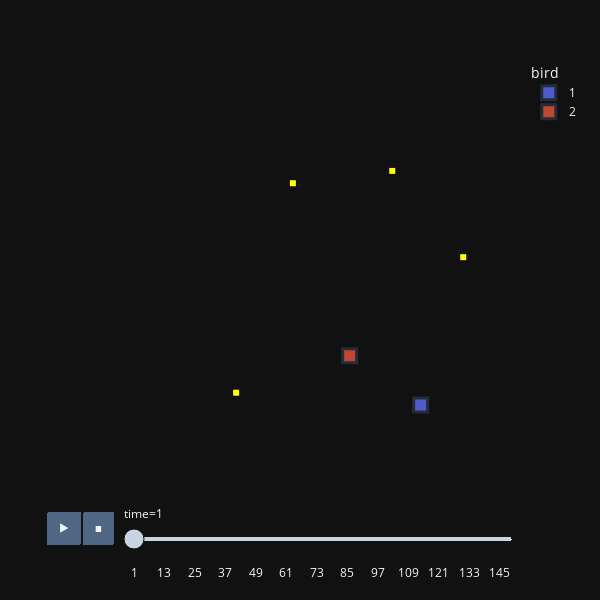

The notebook cell this image was saved under:
### Code cell
communicators = ft.object_from_data(sim.all_birdsDF, sim.all_rewardsDF)
ft.animate_birds(communicators, plot_rewards=True,
                  width = 600, height = 600, point_size = 10)

### Figure 1 — Plotly figure (JSON) as saved in the notebook; plotly's stock layout.template omitted (floating-point values rounded to 4 significant figures)
{"data": [{"hovertemplate": "bird=1<br>time=1<br>x=%{x}<br>y=%{y}<extra></extra>", "legendgroup": "1", "marker": {"color": "#636efa", "line": {"width": 3}, "opacity": 0.8, "size": 14, "symbol": "square"}, "mode": "markers", "name": "1", "orientation": "v", "showlegend": true, "type": "scatter", "x": [23], "xaxis": "x", "y": [2], "yaxis": "y"}, {"hovertemplate": "bird=2<br>time=1<br>x=%{x}<br>y=%{y}<extra></extra>", "legendgroup": "2", "marker": {"color": "#EF553B", "line": {"width": 3}, "opacity": 0.8, "size": 14, "symbol": "square"}, "mode": "markers", "name": "2", "orientation": "v", "showlegend": true, "type": "scatter", "x": [18], "xaxis": "x", "y": [6], "yaxis": "y"}, {"hovertemplate": "bird=reward<br>time=1<br>x=%{x}<br>y=%{y}<extra></extra>", "legendgroup": "reward", "marker": {"color": "yellow", "symbol": "square"}, "mode": "markers", "name": "reward", "orientation": "v", "showlegend": false, "type": "scatter", "x": [10, 26, 14, 21], "xaxis": "x", "y": [3, 14, 20, 21], "yaxis": "y"}], "layout": {"autosize": false, "height": 600, "legend": {"title": {"text": "bird"}, "tracegroupgap": 0}, "margin": {"t": 60}, "sliders": [{"active": 0, "currentvalue": {"prefix": "time="}, "len": 0.9, "pad": {"b": 10, "t": 60}, "steps": [{"args": [["1"], {"frame": {"duration": 0, "redraw": false}, "fromcurrent": true, "mode": "immediate", "transition": {"duration": 0, "easing": "linear"}}], "label": "1", "method": "animate"}, {"args": [["2"], {"frame": {"duration": 0, "redraw": false}, "fromcurrent": true, "mode": "immediate", "transition": {"duration": 0, "easing": "linear"}}], "label": "2", "method": "animate"}, {"args": [["3"], {"frame": {"duration": 0, "redraw": false}, "fromcurrent": true, "mode": "immediate", "transition": {"duration": 0, "easing": "linear"}}], "label": "3", "method": "animate"}, {"args": [["4"], {"frame": {"duration": 0, "redraw": false}, "fromcurrent": true, "mode": "immediate", "transition": {"duration": 0, "easing": "linear"}}], "label": "4", "method": "animate"}, {"args": [["5"], {"frame": {"duration": 0, "redraw": false}, "fromcurrent": true, "mode": "immediate", "transition": {"duration": 0, "easing": "linear"}}], "label": "5", "method": "animate"}, {"args": [["6"], {"frame": {"duration": 0, "redraw": false}, "fromcurrent": true, "mode": "immediate", "transition": {"duration": 0, "easing": "linear"}}], "label": "6", "method": "animate"}, {"args": [["7"], {"frame": {"duration": 0, "redraw": false}, "fromcurrent": true, "mode": "immediate", "transition": {"duration": 0, "easing": "linear"}}], "label": "7", "method": "animate"}, {"args": [["8"], {"frame": {"duration": 0, "redraw": false}, "fromcurrent": true, "mode": "immediate", "transition": {"duration": 0, "easing": "linear"}}], "label": "8", "method": "animate"}, {"args": [["9"], {"frame": {"duration": 0, "redraw": false}, "fromcurrent": true, "mode": "immediate", "transition": {"duration": 0, "easing": "linear"}}], "label": "9", "method": "animate"}, {"args": [["10"], {"frame": {"duration": 0, "redraw": false}, "fromcurrent": true, "mode": "immediate", "transition": {"duration": 0, "easing": "linear"}}], "label": "10", "method": "animate"}, {"args": [["11"], {"frame": {"duration": 0, "redraw": false}, "fromcurrent": true, "mode": "immediate", "transition": {"duration": 0, "easing": "linear"}}], "label": "11", "method": "animate"}, {"args": [["12"], {"frame": {"duration": 0, "redraw": false}, "fromcurrent": true, "mode": "immediate", "transition": {"duration": 0, "easing": "linear"}}], "label": "12", "method": "animate"}, {"args": [["13"], {"frame": {"duration": 0, "redraw": false}, "fromcurrent": true, "mode": "immediate", "transition": {"duration": 0, "easing": "linear"}}], "label": "13", "method": "animate"}, {"args": [["14"], {"frame": {"duration": 0, "redraw": false}, "fromcurrent": true, "mode": "immediate", "transition": {"duration": 0, "easing": "linear"}}], "label": "14", "method": "animate"}, {"args": [["15"], {"frame": {"duration": 0, "redraw": false}, "fromcurrent": true, "mode": "immediate", "transition": {"duration": 0, "easing": "linear"}}], "label": "15", "method": "animate"}, {"args": [["16"], {"frame": {"duration": 0, "redraw": false}, "fromcurrent": true, "mode": "immediate", "transition": {"duration": 0, "easing": "linear"}}], "label": "16", "method": "animate"}, {"args": [["17"], {"frame": {"duration": 0, "redraw": false}, "fromcurrent": true, "mode": "immediate", "transition": {"duration": 0, "easing": "linear"}}], "label": "17", "method": "animate"}, {"args": [["18"], {"frame": {"duration": 0, "redraw": false}, "fromcurrent": true, "mode": "immediate", "transition": {"duration": 0, "easing": "linear"}}], "label": "18", "method": "animate"}, {"args": [["19"], {"frame": {"duration": 0, "redraw": false}, "fromcurrent": true, "mode": "immediate", "transition": {"duration": 0, "easing": "linear"}}], "label": "19", "method": "animate"}, {"args": [["20"], {"frame": {"duration": 0, "redraw": false}, "fromcurrent": true, "mode": "immediate", "transition": {"duration": 0, "easing": "linear"}}], "label": "20", "method": "animate"}, {"args": [["21"], {"frame": {"duration": 0, "redraw": false}, "fromcurrent": true, "mode": "immediate", "transition": {"duration": 0, "easing": "linear"}}], "label": "21", "method": "animate"}, {"args": [["22"], {"frame": {"duration": 0, "redraw": false}, "fromcurrent": true, "mode": "immediate", "transition": {"duration": 0, "easing": "linear"}}], "label": "22", "method": "animate"}, {"args": [["23"], {"frame": {"duration": 0, "redraw": false}, "fromcurrent": true, "mode": "immediate", "transition": {"duration": 0, "easing": "linear"}}], "label": "23", "method": "animate"}, {"args": [["24"], {"frame": {"duration": 0, "redraw": false}, "fromcurrent": true, "mode": "immediate", "transition": {"duration": 0, "easing": "linear"}}], "label": "24", "method": "animate"}, {"args": [["25"], {"frame": {"duration": 0, "redraw": false}, "fromcurrent": true, "mode": "immediate", "transition": {"duration": 0, "easing": "linear"}}], "label": "25", "method": "animate"}, {"args": [["26"], {"frame": {"duration": 0, "redraw": false}, "fromcurrent": true, "mode": "immediate", "transition": {"duration": 0, "easing": "linear"}}], "label": "26", "method": "animate"}, {"args": [["27"], {"frame": {"duration": 0, "redraw": false}, "fromcurrent": true, "mode": "immediate", "transition": {"duration": 0, "easing": "linear"}}], "label": "27", "method": "animate"}, {"args": [["28"], {"frame": {"duration": 0, "redraw": false}, "fromcurrent": true, "mode": "immediate", "transition": {"duration": 0, "easing": "linear"}}], "label": "28", "method": "animate"}, {"args": [["29"], {"frame": {"duration": 0, "redraw": false}, "fromcurrent": true, "mode": "immediate", "transition": {"duration": 0, "easing": "linear"}}], "label": "29", "method": "animate"}, {"args": [["30"], {"frame": {"duration": 0, "redraw": false}, "fromcurrent": true, "mode": "immediate", "transition": {"duration": 0, "easing": "linear"}}], "label": "30", "method": "animate"}, {"args": [["31"], {"frame": {"duration": 0, "redraw": false}, "fromcurrent": true, "mode": "immediate", "transition": {"duration": 0, "easing": "linear"}}], "label": "31", "method": "animate"}, {"args": [["32"], {"frame": {"duration": 0, "redraw": false}, "fromcurrent": true, "mode": "immediate", "transition": {"duration": 0, "easing": "linear"}}], "label": "32", "method": "animate"}, {"args": [["33"], {"frame": {"duration": 0, "redraw": false}, "fromcurrent": true, "mode": "immediate", "transition": {"duration": 0, "easing": "linear"}}], "label": "33", "method": "animate"}, {"args": [["34"], {"frame": {"duration": 0, "redraw": false}, "fromcurrent": true, "mode": "immediate", "transition": {"duration": 0, "easing": "linear"}}], "label": "34", "method": "animate"}, {"args": [["35"], {"frame": {"duration": 0, "redraw": false}, "fromcurrent": true, "mode": "immediate", "transition": {"duration": 0, "easing": "linear"}}], "label": "35", "method": "animate"}, {"args": [["36"], {"frame": {"duration": 0, "redraw": false}, "fromcurrent": true, "mode": "immediate", "transition": {"duration": 0, "easing": "linear"}}], "label": "36", "method": "animate"}, {"args": [["37"], {"frame": {"duration": 0, "redraw": false}, "fromcurrent": true, "mode": "immediate", "transition": {"duration": 0, "easing": "linear"}}], "label": "37", "method": "animate"}, {"args": [["38"], {"frame": {"duration": 0, "redraw": false}, "fromcurrent": true, "mode": "immediate", "transition": {"duration": 0, "easing": "linear"}}], "label": "38", "method": "animate"}, {"args": [["39"], {"frame": {"duration": 0, "redraw": false}, "fromcurrent": true, "mode": "immediate", "transition": {"duration": 0, "easing": "linear"}}], "label": "39", "method": "animate"}, {"args": [["40"], {"frame": {"duration": 0, "redraw": false}, "fromcurrent": true, "mode": "immediate", "transition": {"duration": 0, "easing": "linear"}}], "label": "40", "method": "animate"}, {"args": [["41"], {"frame": {"duration": 0, "redraw": false}, "fromcurrent": true, "mode": "immediate", "transition": {"duration": 0, "easing": "linear"}}], "label": "41", "method": "animate"}, {"args": [["42"], {"frame": {"duration": 0, "redraw": false}, "fromcurrent": true, "mode": "immediate", "transition": {"duration": 0, "easing": "linear"}}], "label": "42", "method": "animate"}, {"args": [["43"], {"frame": {"duration": 0, "redraw": false}, "fromcurrent": true, "mode": "immediate", "transition": {"duration": 0, "easing": "linear"}}], "label": "43", "method": "animate"}, {"args": [["44"], {"frame": {"duration": 0, "redraw": false}, "fromcurrent": true, "mode": "immediate", "transition": {"duration": 0, "easing": "linear"}}], "label": "44", "method": "animate"}, {"args": [["45"], {"frame": {"duration": 0, "redraw": false}, "fromcurrent": true, "mode": "immediate", "transition": {"duration": 0, "easing": "linear"}}], "label": "45", "method": "animate"}, {"args": [["46"], {"frame": {"duration": 0, "redraw": false}, "fromcurrent": true, "mode": "immediate", "transition": {"duration": 0, "easing": "linear"}}], "label": "46", "method": "animate"}, {"args": [["47"], {"frame": {"duration": 0, "redraw": false}, "fromcurrent": true, "mode": "immediate", "transition": {"duration": 0, "easing": "linear"}}], "label": "47", "method": "animate"}, {"args": [["48"], {"frame": {"duration": 0, "redraw": false}, "fromcurrent": true, "mode": "immediate", "transition": {"duration": 0, "easing": "linear"}}], "label": "48", "method": "animate"}, {"args": [["49"], {"frame": {"duration": 0, "redraw": false}, "fromcurrent": true, "mode": "immediate", "transition": {"duration": 0, "easing": "linear"}}], "label": "49", "method": "animate"}, {"args": [["50"], {"frame": {"duration": 0, "redraw": false}, "fromcurrent": true, "mode": "immediate", "transition": {"duration": 0, "easing": "linear"}}], "label": "50", "method": "animate"}, {"args": [["51"], {"frame": {"duration": 0, "redraw": false}, "fromcurrent": true, "mode": "immediate", "transition": {"duration": 0, "easing": "linear"}}], "label": "51", "method": "animate"}, {"args": [["52"], {"frame": {"duration": 0, "redraw": false}, "fromcurrent": true, "mode": "immediate", "transition": {"duration": 0, "easing": "linear"}}], "label": "52", "method": "animate"}, {"args": [["53"], {"frame": {"duration": 0, "redraw": false}, "fromcurrent": true, "mode": "immediate", "transition": {"duration": 0, "easing": "linear"}}], "label": "53", "method": "animate"}, {"args": [["54"], {"frame": {"duration": 0, "redraw": false}, "fromcurrent": true, "mode": "immediate", "transition": {"duration": 0, "easing": "linear"}}], "label": "54", "method": "animate"}, {"args": [["55"], {"frame": {"duration": 0, "redraw": false}, "fromcurrent": true, "mode": "immediate", "transition": {"duration": 0, "easing": "linear"}}], "label": "55", "method": "animate"}, {"args": [["56"], {"frame": {"duration": 0, "redraw": false}, "fromcurrent": true, "mode": "immediate", "transition": {"duration": 0, "easing": "linear"}}], "label": "56", "method": "animate"}, {"args": [["57"], {"frame": {"duration": 0, "redraw": false}, "fromcurrent": true, "mode": "immediate", "transition": {"duration": 0, "easing": "linear"}}], "label": "57", "method": "animate"}, {"args": [["58"], {"frame": {"duration": 0, "redraw": false}, "fromcurrent": true, "mode": "immediate", "transition": {"duration": 0, "easing": "linear"}}], "label": "58", "method": "animate"}, {"args": [["59"], {"frame": {"duration": 0, "redraw": false}, "fromcurrent": true, "mode": "immediate", "transition": {"duration": 0, "easing": "linear"}}], "label": "59", "method": "animate"}, {"args": [["60"], {"frame": {"duration": 0, "redraw": false}, "fromcurrent": true, "mode": "immediate", "transition": {"duration": 0, "easing": "linear"}}], "label": "60", "method": "animate"}, {"args": [["61"], {"frame": {"duration": 0, "redraw": false}, "fromcurrent": true, "mode": "immediate", "transition": {"duration": 0, "easing": "linear"}}], "label": "61", "method": "animate"}, {"args": [["62"], {"frame": {"duration": 0, "redraw": false}, "fromcurrent": true, "mode": "immediate", "transition": {"duration": 0, "easing": "linear"}}], "label": "62", "method": "animate"}, {"args": [["63"], {"frame": {"duration": 0, "redraw": false}, "fromcurrent": true, "mode": "immediate", "transition": {"duration": 0, "easing": "linear"}}], "label": "63", "method": "animate"}, {"args": [["64"], {"frame": {"duration": 0, "redraw": false}, "fromcurrent": true, "mode": "immediate", "transition": {"duration": 0, "easing": "linear"}}], "label": "64", "method": "animate"}, {"args": [["65"], {"frame": {"duration": 0, "redraw": false}, "fromcurrent": true, "mode": "immediate", "transition": {"duration": 0, "easing": "linear"}}], "label": "65", "method": "animate"}, {"args": [["66"], {"frame": {"duration": 0, "redraw": false}, "fromcurrent": true, "mode": "immediate", "transition": {"duration": 0, "easing": "linear"}}], "label": "66", "method": "animate"}, {"args": [["67"], {"frame": {"duration": 0, "redraw": false}, "fromcurrent": true, "mode": "immediate", "transition": {"duration": 0, "easing": "linear"}}], "label": "67", "method": "animate"}, {"args": [["68"], {"frame": {"duration": 0, "redraw": false}, "fromcurrent": true, "mode": "immediate", "transition": {"duration": 0, "easing": "linear"}}], "label": "68", "method": "animate"}, {"args": [["69"], {"frame": {"duration": 0, "redraw": false}, "fromcurrent": true, "mode": "immediate", "transition": {"duration": 0, "easing": "linear"}}], "label": "69", "method": "animate"}, {"args": [["70"], {"frame": {"duration": 0, "redraw": false}, "fromcurrent": true, "mode": "immediate", "transition": {"duration": 0, "easing": "linear"}}], "label": "70", "method": "animate"}, {"args": [["71"], {"frame": {"duration": 0, "redraw": false}, "fromcurrent": true, "mode": "immediate", "transition": {"duration": 0, "easing": "linear"}}], "label": "71", "method": "animate"}, {"args": [["72"], {"frame": {"duration": 0, "redraw": false}, "fromcurrent": true, "mode": "immediate", "transition": {"duration": 0, "easing": "linear"}}], "label": "72", "method": "animate"}, {"args": [["73"], {"frame": {"duration": 0, "redraw": false}, "fromcurrent": true, "mode": "immediate", "transition": {"duration": 0, "easing": "linear"}}], "label": "73", "method": "animate"}, {"args": [["74"], {"frame": {"duration": 0, "redraw": false}, "fromcurrent": true, "mode": "immediate", "transition": {"duration": 0, "easing": "linear"}}], "label": "74", "method": "animate"}, {"args": [["75"], {"frame": {"duration": 0, "redraw": false}, "fromcurrent": true, "mode": "immediate", "transition": {"duration": 0, "easing": "linear"}}], "label": "75", "method": "animate"}, {"args": [["76"], {"frame": {"duration": 0, "redraw": false}, "fromcurrent": true, "mode": "immediate", "transition": {"duration": 0, "easing": "linear"}}], "label": "76", "method": "animate"}, {"args": [["77"], {"frame": {"duration": 0, "redraw": false}, "fromcurrent": true, "mode": "immediate", "transition": {"duration": 0, "easing": "linear"}}], "label": "77", "method": "animate"}, {"args": [["78"], {"frame": {"duration": 0, "redraw": false}, "fromcurrent": true, "mode": "immediate", "transition": {"duration": 0, "easing": "linear"}}], "label": "78", "method": "animate"}, {"args": [["79"], {"frame": {"duration": 0, "redraw": false}, "fromcurrent": true, "mode": "immediate", "transition": {"duration": 0, "easing": "linear"}}], "label": "79", "method": "animate"}, {"args": [["80"], {"frame": {"duration": 0, "redraw": false}, "fromcurrent": true, "mode": "immediate", "transition": {"duration": 0, "easing": "linear"}}], "label": "80", "method": "animate"}, {"args": [["81"], {"frame": {"duration": 0, "redraw": false}, "fromcurrent": true, "mode": "immediate", "transition": {"duration": 0, "easing": "linear"}}], "label": "81", "method": "animate"}, {"args": [["82"], {"frame": {"duration": 0, "redraw": false}, "fromcurrent": true, "mode": "immediate", "transition": {"duration": 0, "easing": "linear"}}], "label": "82", "method": "animate"}, {"args": [["83"], {"frame": {"duration": 0, "redraw": false}, "fromcurrent": true, "mode": "immediate", "transition": {"duration": 0, "easing": "linear"}}], "label": "83", "method": "animate"}, {"args": [["84"], {"frame": {"duration": 0, "redraw": false}, "fromcurrent": true, "mode": "immediate", "transition": {"duration": 0, "easing": "linear"}}], "label": "84", "method": "animate"}, {"args": [["85"], {"frame": {"duration": 0, "redraw": false}, "fromcurrent": true, "mode": "immediate", "transition": {"duration": 0, "easing": "linear"}}], "label": "85", "method": "animate"}, {"args": [["86"], {"frame": {"duration": 0, "redraw": false}, "fromcurrent": true, "mode": "immediate", "transition": {"duration": 0, "easing": "linear"}}], "label": "86", "method": "animate"}, {"args": [["87"], {"frame": {"duration": 0, "redraw": false}, "fromcurrent": true, "mode": "immediate", "transition": {"duration": 0, "easing": "linear"}}], "label": "87", "method": "animate"}, {"args": [["88"], {"frame": {"duration": 0, "redraw": false}, "fromcurrent": true, "mode": "immediate", "transition": {"duration": 0, "easing": "linear"}}], "label": "88", "method": "animate"}, {"args": [["89"], {"frame": {"duration": 0, "redraw": false}, "fromcurrent": true, "mode": "immediate", "transition": {"duration": 0, "easing": "linear"}}], "label": "89", "method": "animate"}, {"args": [["90"], {"frame": {"duration": 0, "redraw": false}, "fromcurrent": true, "mode": "immediate", "transition": {"duration": 0, "easing": "linear"}}], "label": "90", "method": "animate"}, {"args": [["91"], {"frame": {"duration": 0, "redraw": false}, "fromcurrent": true, "mode": "immediate", "transition": {"duration": 0, "easing": "linear"}}], "label": "91", "method": "animate"}, {"args": [["92"], {"frame": {"duration": 0, "redraw": false}, "fromcurrent": true, "mode": "immediate", "transition": {"duration": 0, "easing": "linear"}}], "label": "92", "method": "animate"}, {"args": [["93"], {"frame": {"duration": 0, "redraw": false}, "fromcurrent": true, "mode": "immediate", "transition": {"duration": 0, "easing": "linear"}}], "label": "93", "method": "animate"}, {"args": [["94"], {"frame": {"duration": 0, "redraw": false}, "fromcurrent": true, "mode": "immediate", "transition": {"duration": 0, "easing": "linear"}}], "label": "94", "method": "animate"}, {"args": [["95"], {"frame": {"duration": 0, "redraw": false}, "fromcurrent": true, "mode": "immediate", "transition": {"duration": 0, "easing": "linear"}}], "label": "95", "method": "animate"}, {"args": [["96"], {"frame": {"duration": 0, "redraw": false}, "fromcurrent": true, "mode": "immediate", "transition": {"duration": 0, "easing": "linear"}}], "label": "96", "method": "animate"}, {"args": [["97"], {"frame": {"duration": 0, "redraw": false}, "fromcurrent": true, "mode": "immediate", "transition": {"duration": 0, "easing": "linear"}}], "label": "97", "method": "animate"}, {"args": [["98"], {"frame": {"duration": 0, "redraw": false}, "fromcurrent": true, "mode": "immediate", "transition": {"duration": 0, "easing": "linear"}}], "label": "98", "method": "animate"}, {"args": [["99"], {"frame": {"duration": 0, "redraw": false}, "fromcurrent": true, "mode": "immediate", "transition": {"duration": 0, "easing": "linear"}}], "label": "99", "method": "animate"}, {"args": [["100"], {"frame": {"duration": 0, "redraw": false}, "fromcurrent": true, "mode": "immediate", "transition": {"duration": 0, "easing": "linear"}}], "label": "100", "method": "animate"}, {"args": [["101"], {"frame": {"duration": 0, "redraw": false}, "fromcurrent": true, "mode": "immediate", "transition": {"duration": 0, "easing": "linear"}}], "label": "101", "method": "animate"}, {"args": [["102"], {"frame": {"duration": 0, "redraw": false}, "fromcurrent": true, "mode": "immediate", "transition": {"duration": 0, "easing": "linear"}}], "label": "102", "method": "animate"}, {"args": [["103"], {"frame": {"duration": 0, "redraw": false}, "fromcurrent": true, "mode": "immediate", "transition": {"duration": 0, "easing": "linear"}}], "label": "103", "method": "animate"}, {"args": [["104"], {"frame": {"duration": 0, "redraw": false}, "fromcurrent": true, "mode": "immediate", "transition": {"duration": 0, "easing": "linear"}}], "label": "104", "method": "animate"}, {"args": [["105"], {"frame": {"duration": 0, "redraw": false}, "fromcurrent": true, "mode": "immediate", "transition": {"duration": 0, "easing": "linear"}}], "label": "105", "method": "animate"}, {"args": [["106"], {"frame": {"duration": 0, "redraw": false}, "fromcurrent": true, "mode": "immediate", "transition": {"duration": 0, "easing": "linear"}}], "label": "106", "method": "animate"}, {"args": [["107"], {"frame": {"duration": 0, "redraw": false}, "fromcurrent": true, "mode": "immediate", "transition": {"duration": 0, "easing": "linear"}}], "label": "107", "method": "animate"}, {"args": [["108"], {"frame": {"duration": 0, "redraw": false}, "fromcurrent": true, "mode": "immediate", "transition": {"duration": 0, "easing": "linear"}}], "label": "108", "method": "animate"}, {"args": [["109"], {"frame": {"duration": 0, "redraw": false}, "fromcurrent": true, "mode": "immediate", "transition": {"duration": 0, "easing": "linear"}}], "label": "109", "method": "animate"}, {"args": [["110"], {"frame": {"duration": 0, "redraw": false}, "fromcurrent": true, "mode": "immediate", "transition": {"duration": 0, "easing": "linear"}}], "label": "110", "method": "animate"}, {"args": [["111"], {"frame": {"duration": 0, "redraw": false}, "fromcurrent": true, "mode": "immediate", "transition": {"duration": 0, "easing": "linear"}}], "label": "111", "method": "animate"}, {"args": [["112"], {"frame": {"duration": 0, "redraw": false}, "fromcurrent": true, "mode": "immediate", "transition": {"duration": 0, "easing": "linear"}}], "label": "112", "method": "animate"}, {"args": [["113"], {"frame": {"duration": 0, "redraw": false}, "fromcurrent": true, "mode": "immediate", "transition": {"duration": 0, "easing": "linear"}}], "label": "113", "method": "animate"}, {"args": [["114"], {"frame": {"duration": 0, "redraw": false}, "fromcurrent": true, "mode": "immediate", "transition": {"duration": 0, "easing": "linear"}}], "label": "114", "method": "animate"}, {"args": [["115"], {"frame": {"duration": 0, "redraw": false}, "fromcurrent": true, "mode": "immediate", "transition": {"duration": 0, "easing": "linear"}}], "label": "115", "method": "animate"}, {"args": [["116"], {"frame": {"duration": 0, "redraw": false}, "fromcurrent": true, "mode": "immediate", "transition": {"duration": 0, "easing": "linear"}}], "label": "116", "method": "animate"}, {"args": [["117"], {"frame": {"duration": 0, "redraw": false}, "fromcurrent": true, "mode": "immediate", "transition": {"duration": 0, "easing": "linear"}}], "label": "117", "method": "animate"}, {"args": [["118"], {"frame": {"duration": 0, "redraw": false}, "fromcurrent": true, "mode": "immediate", "transition": {"duration": 0, "easing": "linear"}}], "label": "118", "method": "animate"}, {"args": [["119"], {"frame": {"duration": 0, "redraw": false}, "fromcurrent": true, "mode": "immediate", "transition": {"duration": 0, "easing": "linear"}}], "label": "119", "method": "animate"}, {"args": [["120"], {"frame": {"duration": 0, "redraw": false}, "fromcurrent": true, "mode": "immediate", "transition": {"duration": 0, "easing": "linear"}}], "label": "120", "method": "animate"}, {"args": [["121"], {"frame": {"duration": 0, "redraw": false}, "fromcurrent": true, "mode": "immediate", "transition": {"duration": 0, "easing": "linear"}}], "label": "121", "method": "animate"}, {"args": [["122"], {"frame": {"duration": 0, "redraw": false}, "fromcurrent": true, "mode": "immediate", "transition": {"duration": 0, "easing": "linear"}}], "label": "122", "method": "animate"}, {"args": [["123"], {"frame": {"duration": 0, "redraw": false}, "fromcurrent": true, "mode": "immediate", "transition": {"duration": 0, "easing": "linear"}}], "label": "123", "method": "animate"}, {"args": [["124"], {"frame": {"duration": 0, "redraw": false}, "fromcurrent": true, "mode": "immediate", "transition": {"duration": 0, "easing": "linear"}}], "label": "124", "method": "animate"}, {"args": [["125"], {"frame": {"duration": 0, "redraw": false}, "fromcurrent": true, "mode": "immediate", "transition": {"duration": 0, "easing": "linear"}}], "label": "125", "method": "animate"}, {"args": [["126"], {"frame": {"duration": 0, "redraw": false}, "fromcurrent": true, "mode": "immediate", "transition": {"duration": 0, "easing": "linear"}}], "label": "126", "method": "animate"}, {"args": [["127"], {"frame": {"duration": 0, "redraw": false}, "fromcurrent": true, "mode": "immediate", "transition": {"duration": 0, "easing": "linear"}}], "label": "127", "method": "animate"}, {"args": [["128"], {"frame": {"duration": 0, "redraw": false}, "fromcurrent": true, "mode": "immediate", "transition": {"duration": 0, "easing": "linear"}}], "label": "128", "method": "animate"}, {"args": [["129"], {"frame": {"duration": 0, "redraw": false}, "fromcurrent": true, "mode": "immediate", "transition": {"duration": 0, "easing": "linear"}}], "label": "129", "method": "animate"}, {"args": [["130"], {"frame": {"duration": 0, "redraw": false}, "fromcurrent": true, "mode": "immediate", "transition": {"duration": 0, "easing": "linear"}}], "label": "130", "method": "animate"}, {"args": [["131"], {"frame": {"duration": 0, "redraw": false}, "fromcurrent": true, "mode": "immediate", "transition": {"duration": 0, "easing": "linear"}}], "label": "131", "method": "animate"}, {"args": [["132"], {"frame": {"duration": 0, "redraw": false}, "fromcurrent": true, "mode": "immediate", "transition": {"duration": 0, "easing": "linear"}}], "label": "132", "method": "animate"}, {"args": [["133"], {"frame": {"duration": 0, "redraw": false}, "fromcurrent": true, "mode": "immediate", "transition": {"duration": 0, "easing": "linear"}}], "label": "133", "method": "animate"}, {"args": [["134"], {"frame": {"duration": 0, "redraw": false}, "fromcurrent": true, "mode": "immediate", "transition": {"duration": 0, "easing": "linear"}}], "label": "134", "method": "animate"}, {"args": [["135"], {"frame": {"duration": 0, "redraw": false}, "fromcurrent": true, "mode": "immediate", "transition": {"duration": 0, "easing": "linear"}}], "label": "135", "method": "animate"}, {"args": [["136"], {"frame": {"duration": 0, "redraw": false}, "fromcurrent": true, "mode": "immediate", "transition": {"duration": 0, "easing": "linear"}}], "label": "136", "method": "animate"}, {"args": [["137"], {"frame": {"duration": 0, "redraw": false}, "fromcurrent": true, "mode": "immediate", "transition": {"duration": 0, "easing": "linear"}}], "label": "137", "method": "animate"}, {"args": [["138"], {"frame": {"duration": 0, "redraw": false}, "fromcurrent": true, "mode": "immediate", "transition": {"duration": 0, "easing": "linear"}}], "label": "138", "method": "animate"}, {"args": [["139"], {"frame": {"duration": 0, "redraw": false}, "fromcurrent": true, "mode": "immediate", "transition": {"duration": 0, "easing": "linear"}}], "label": "139", "method": "animate"}, {"args": [["140"], {"frame": {"duration": 0, "redraw": false}, "fromcurrent": true, "mode": "immediate", "transition": {"duration": 0, "easing": "linear"}}], "label": "140", "method": "animate"}, {"args": [["141"], {"frame": {"duration": 0, "redraw": false}, "fromcurrent": true, "mode": "immediate", "transition": {"duration": 0, "easing": "linear"}}], "label": "141", "method": "animate"}, {"args": [["142"], {"frame": {"duration": 0, "redraw": false}, "fromcurrent": true, "mode": "immediate", "transition": {"duration": 0, "easing": "linear"}}], "label": "142", "method": "animate"}, {"args": [["143"], {"frame": {"duration": 0, "redraw": false}, "fromcurrent": true, "mode": "immediate", "transition": {"duration": 0, "easing": "linear"}}], "label": "143", "method": "animate"}, {"args": [["144"], {"frame": {"duration": 0, "redraw": false}, "fromcurrent": true, "mode": "immediate", "transition": {"duration": 0, "easing": "linear"}}], "label": "144", "method": "animate"}, {"args": [["145"], {"frame": {"duration": 0, "redraw": false}, "fromcurrent": true, "mode": "immediate", "transition": {"duration": 0, "easing": "linear"}}], "label": "145", "method": "animate"}, {"args": [["146"], {"frame": {"duration": 0, "redraw": false}, "fromcurrent": true, "mode": "immediate", "transition": {"duration": 0, "easing": "linear"}}], "label": "146", "method": "animate"}, {"args": [["147"], {"frame": {"duration": 0, "redraw": false}, "fromcurrent": true, "mode": "immediate", "transition": {"duration": 0, "easing": "linear"}}], "label": "147", "method": "animate"}, {"args": [["148"], {"frame": {"duration": 0, "redraw": false}, "fromcurrent": true, "mode": "immediate", "transition": {"duration": 0, "easing": "linear"}}], "label": "148", "method": "animate"}, {"args": [["149"], {"frame": {"duration": 0, "redraw": false}, "fromcurrent": true, "mode": "immediate", "transition": {"duration": 0, "easing": "linear"}}], "label": "149", "method": "animate"}], "x": 0.1, "xanchor": "left", "y": 0, "yanchor": "top"}], "updatemenus": [{"buttons": [{"args": [null, {"frame": {"duration": 500, "redraw": false}, "fromcurrent": true, "mode": "immediate", "transition": {"duration": 0, "easing": "linear"}}], "label": "&#9654;", "method": "animate"}, {"args": [[null], {"frame": {"duration": 0, "redraw": false}, "fromcurrent": true, "mode": "immediate", "transition": {"duration": 0, "easing": "linear"}}], "label": "&#9724;", "method": "animate"}], "direction": "left", "pad": {"r": 10, "t": 70}, "showactive": false, "type": "buttons", "x": 0.1, "xanchor": "right", "y": 0, "yanchor": "top"}], "width": 600, "xaxis": {"anchor": "y", "domain": [0, 1], "range": [-1, 30], "showgrid": false, "showticklabels": false, "ticks": "", "title": {"text": ""}, "zeroline": false}, "yaxis": {"anchor": "x", "domain": [0, 1], "range": [-1, 30], "showgrid": false, "showticklabels": false, "ticks": "", "title": {"text": ""}, "zeroline": false}}}
